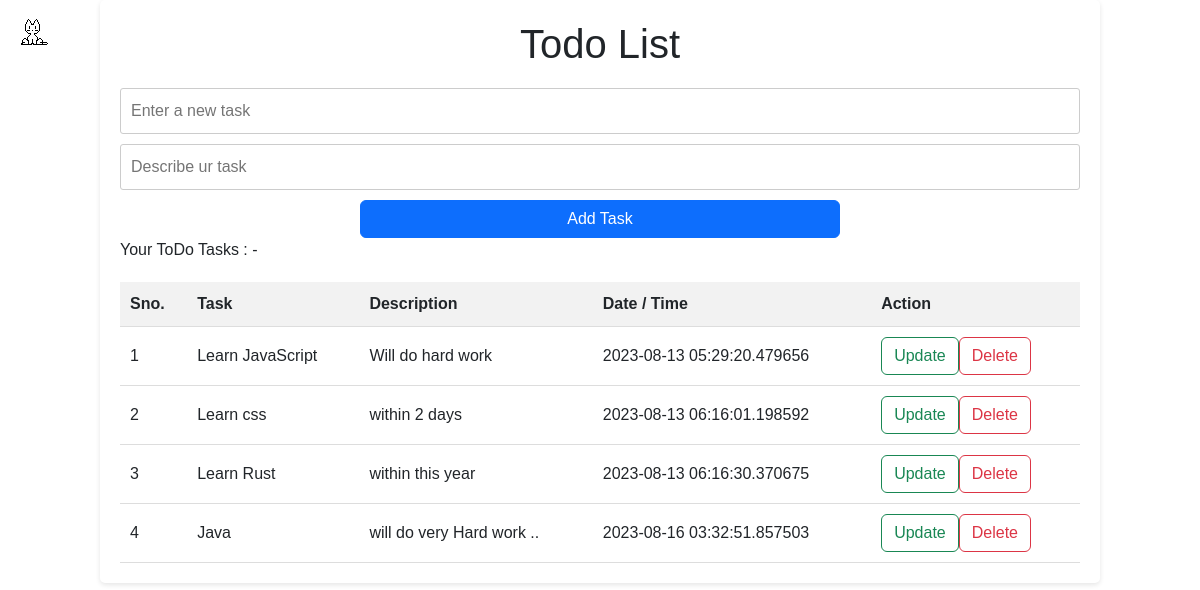
Before: / with the older database file.
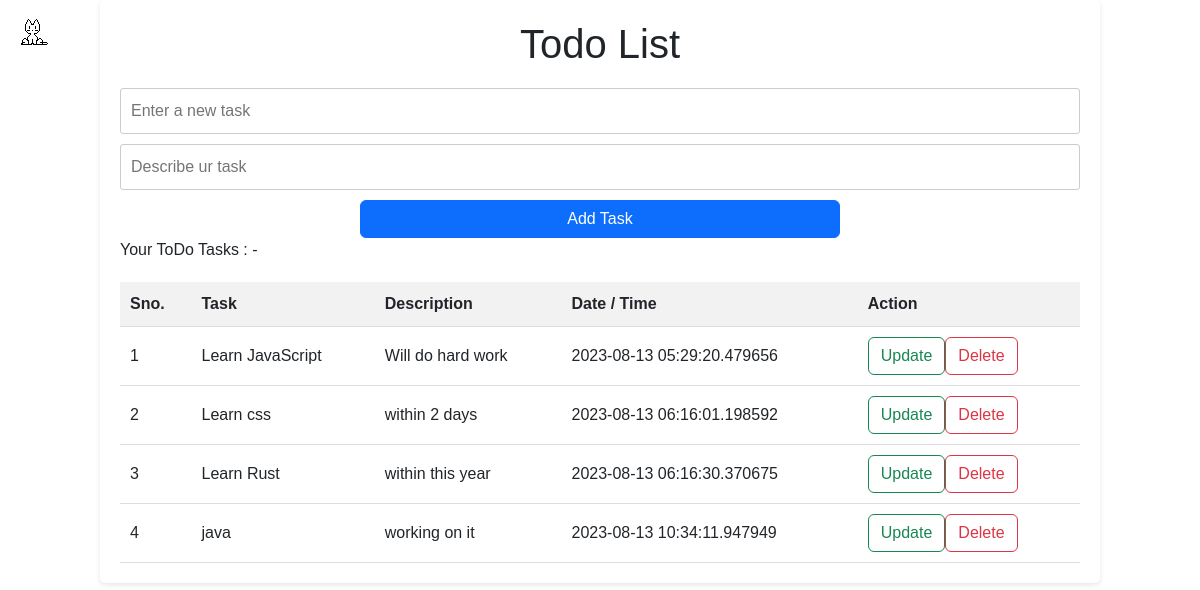
After: the same page with the newer database file.
### app.py (models this page shows, shortened)
class TodoL(db.Model):
    sno = db.Column(db.Integer, primary_key=True)
    name = db.Column(db.String(10), nullable=False)
    des = db.Column(db.String(30), nullable=False)
    date = db.Column(db.DateTime, default=datetime.utcnow)

### app.py (the view)
@app.route('/', methods=['GET','POST'])
def home():
    if request.method=='POST':
        todo_name = request.form['name']
        todo_des = request.form['des']
        data = TodoL(name=todo_name, des=todo_des)
        db.session.add(data)
        db.session.commit()
    alltodo = TodoL.query.all()
    return render_template('todo.html',alltodo=alltodo)

### templates/todo.html (shortened to what this page needs)
{% extends 'base.html' %}
{% block body %}
    <div class="container">
        <h1>Todo List</h1>
        <form action="\" method="POST">
        <input type="text" name="name" id="taskInput" placeholder="Enter a new task">
        <input type="text" name="des" id="descInput" placeholder="Describe ur task">
        <div class="d-grid gap-2 col-6 mx-auto">
          <button id="addButton" class="btn btn-primary">Add Task</button>
        </div>
        </form>
        {% if alltodo|length==0 %}
        <p>No ToDo Tasks</p>
        {% else %}
        <p>Your ToDo Tasks : - </p>
        <table id="taskTable">
            <thead>
                <tr>
                    <th>Sno.</th>
                    <th>Task</th>
                    <th>Description</th>
                    <th>Date / Time</th>
                    <th>Action</th>
                </tr>
            </thead>
            <tbody id="taskList">
              {%for todo in alltodo%}
                <tr>
                  <td>{{todo.sno}}</td>
                  <td>{{todo.name}}</td>
                  <td>{{todo.des}}</td>
                  <td>{{todo.date}}</td>
                  <td>
                      <a href="/update/{{todo.sno}}" button class="btn btn-outline-success" type="button">Update</button>
                      <a href="/delete/{{todo.sno}}" button class="btn btn-outline-danger" type="button">Delete</button>
                      </td>
                </tr>
              {% endfor %}
              {% endif %}
            </tbody>
        </table>
    </div>
{% endblock %}

Changed rows visible on the page:
changed TodoL id 4: name "Java" → "java"; des "will do very Hard work .." → "working on it"; date "2023-08-16 03:32:51.857503" → "2023-08-13 10:34:11.947949"
